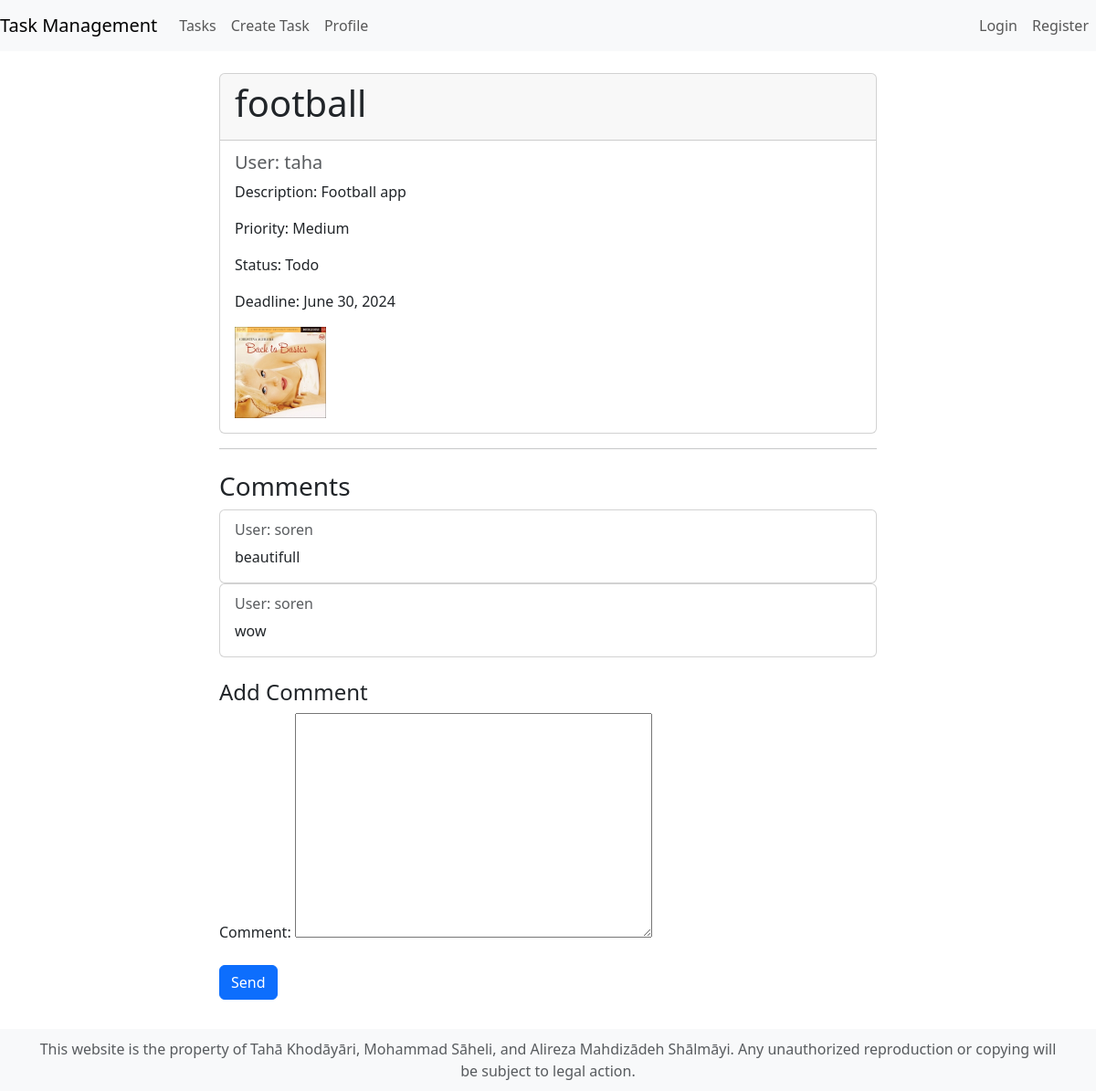
Screenshot of /task_details/2 with the database file from the repository.
### managment/models.py (models this page shows, shortened)
class Task(models.Model):
    PRIORITY_CHOICES = (
        ('Low', 'Low'),
        ('Medium', 'Medium'),
        ('High', 'High'),
    )
    STATUS_CHOICES = (
        ('Todo', 'Todo'),
        ('In Progress', 'In Progress'),
        ('Done', 'Done'),
    )
    user = models.ForeignKey(User, on_delete=models.CASCADE)
    title = models.CharField(max_length=100)
    description = models.TextField()
    priority = models.CharField(max_length=10, choices=PRIORITY_CHOICES)
    status = models.CharField(max_length=20, choices=STATUS_CHOICES)
    deadline = models.DateField()
    image = models.ImageField(upload_to='task_images', blank=True, null=True)

class Comment(models.Model):
    user = models.ForeignKey(User, on_delete=models.CASCADE)
    task = models.ForeignKey(Task, on_delete=models.CASCADE)
    comment = models.TextField()
    created_at = models.DateTimeField(auto_now_add=True)

### managment/views.py (the view)
# urls.py: path('task_details/<int:task_id>', task_detail, name = 'task_details'),
def task_detail(request, task_id):
    task = get_object_or_404(Task, id=task_id)
    comments = Comment.objects.filter(task=task)
    if request.method == 'POST':
        comment_form = CommentForm(request.POST)
        if comment_form.is_valid():
            new_comment = comment_form.save(commit=False)
            new_comment.user = request.user
            new_comment.task = task
            new_comment.save()
            return redirect('task_details', task_id=task_id)
    else:
        comment_form = CommentForm()
    is_user_task = False
    if task.user == request.user:
        is_user_task = True
    return render(request, 'task_details.html', {'task': task, 'comments': comments, 'comment_form': comment_form, 'is_user_task': is_user_task})

### managment/forms.py
class CommentForm(forms.ModelForm):
    class Meta:
        model = Comment
        fields = ('comment',)

### templates/task_details.html (shortened to what this page needs)
{% extends 'base.html' %}
{% block content %}
    <div class="container">
        <div class="row">
            <div class="col-md-8 offset-md-2">
                <div class="card">
                    <div class="card-header">
                        <h1>{{ task.title }}</h1>
                    </div>
                    <div class="card-body">
                        <h5 class="card-subtitle mb-2 text-muted">User: {{ task.user.username }}</h5>
                        <p class="card-text">Description: {{ task.description }}</p>
                        <p class="card-text">Priority: {{ task.priority }}</p>
                        <p class="card-text">Status: {{ task.status }}</p>
                        <p class="card-text">Deadline: {{ task.deadline }}</p>
                        {% if task.image %}
                            <img src="{{ task.image.url }}" alt="Task Image" width="100">
                        {% else %}
                            <p>No image available</p>
                        {% endif %}
                    </div>
                </div>
                <hr>
                <h3 class="mt-4">Comments</h3>
                {% for comment in comments %}
                    <div class="card">
                        <div class="card-body">
                            <h6 class="card-subtitle mb-2 text-muted">User: {{ comment.user.username }}</h6>
                            <p class="card-text">{{ comment.comment }}</p>
                        </div>
                    </div>
                {% empty %}
                    <p>No comment.</p>
                {% endfor %}
                <h4 class="mt-4">Add Comment</h4>
                <form method="POST" action="{% url 'task_details' task.id %}">
                    {{ comment_form.as_p }}
                    <button class="btn btn-primary mt-2" type="submit">Send</button>
                </form>
            </div>
        </div>
    </div>
{% endblock %}

### templates/base.html (style rules this page uses)
body { padding-bottom: 100px; }

### rows the page displays
Task: title "football", user.username "taha", description "Football app", priority "Medium", status "Todo", deadline "June 30, 2024", image (picture)
Comment: user.username "soren", comment "beautifull"
Comment: user.username "soren", comment "wow"
